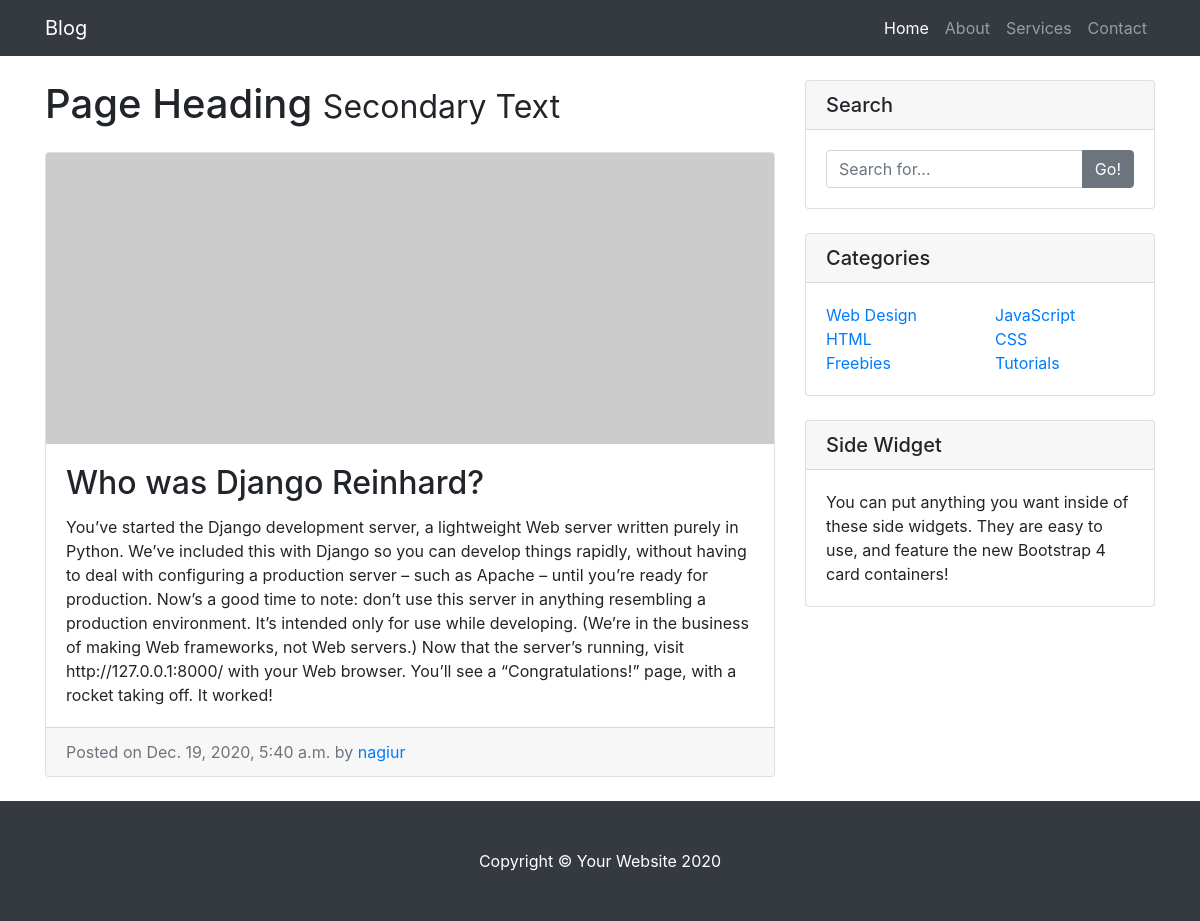
Page /blog/1/ on the committed database.
### blog/models.py (models this page shows)
class Post(models.Model):
    STATUS_CHOICES = (
        ('draft', 'Draft'),
        ('published', 'Published')
    )
    title = models.CharField(max_length=250)
    slug = models.SlugField(max_length=250,unique_for_date='publish')
    author = models.ForeignKey(User,on_delete=models.CASCADE,related_name='blog_posts')
    body = models.TextField()
    publish = models.DateTimeField(default=timezone.now)
    created = models.DateTimeField(auto_now_add=True)
    updated = models.DateTimeField(auto_now=True)
    status = models.CharField(max_length=10, choices=STATUS_CHOICES, default='draft')

### blog/views.py (the view)
# urls.py: path('<int:id>/', detail, name='detail'),
def detail(request, id):
    post = get_object_or_404(Post, pk=id)
    return render(request, 'blog/list_detail.html', {'post': post})

### blog/templates/blog/list_detail.html (shortened to what this page needs)
{% extends "blog/base.html" %}
{% block content %}
  <div class="card mb-4">
    <img class="card-img-top" src="http://placehold.it/750x300" alt="Card image cap">
    <div class="card-body">
      <h2 class="card-title">{{ post.title}}</h2>
      <p class="card-text">{{ post.body }}</p>
    </div>
    <div class="card-footer text-muted">
      Posted on {{ post.publish }} by
      <a href="#">{{ post.author}}</a>
    </div>
  </div>
{% endblock %}

### blog/static/css/css/blog-home.css (style rules this page uses)
body { padding-top: 56px; }

### rows in the picture
Post: title "Who was Django Reinhard?", body "You’ve started the Django development server, a lightweight Web server written purely in Python. We’ve included this with Django so you can develop things rapidly, without having to deal with configuring a production server – such as Apache – until you’re ready for production. Now’s a good time to note: don’t use this server in anything resembling a production environment. It’s intended only for use while developing. (We’re in the business of making Web frameworks, not Web servers.) Now that the server’s running, visit http://127.0.0.1:8000/ with your Web browser. You’ll see a “Congratulations!” page, with a rocket taking off. It worked!", publish "Dec. 19, 2020, 5:40 a.m.", author "nagiur"
